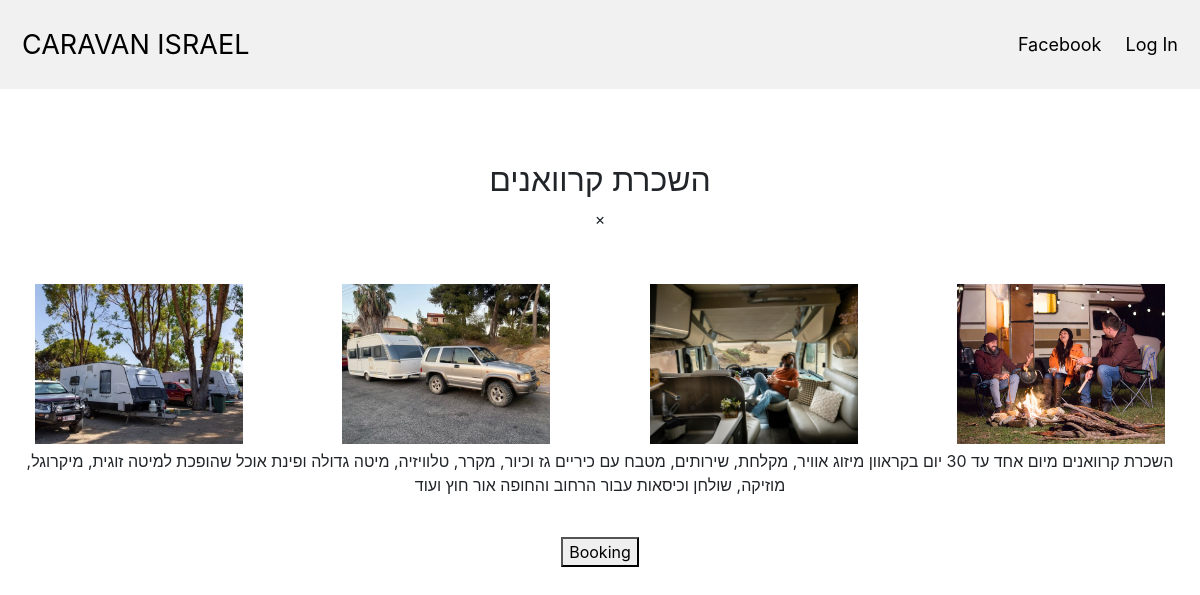
Page /product/6 on the committed database.
### app.py (models this page shows, shortened)
class Item(db.Model):
    id = db.Column(db.Integer, primary_key=True)
    title = db.Column(db.String(100), nullable=False)
    price = db.Column(db.Integer, nullable=False)
    image1 = db.Column(db.String(120), default='image1.jpg')
    image2 = db.Column(db.String(120), default='image2.jpg')
    image3 = db.Column(db.String(120), default='image3.jpg')
    image4 = db.Column(db.String(120), default='image4.jpg')
    text = db.Column(db.String(100), nullable=False)
    isActive = db.Column(db.Boolean, default=True)

### app.py (the view)
@app.route('/product/<id>')
def product(id):
    item = Item.query.filter_by(id=id)
    return render_template('view-product.html', data=item)

### templates/view-product.html (shortened to what this page needs)
{% extends 'base.html' %}
{% block body %}
    {% for el in data %}
<br><br><br>
<div class="card-columns-view ">
<div class="card-view">
<div style="text-align:center">
  <h2>{{ el.title }}</h2>
</div>
<div class="container">
  <span onclick="this.parentElement.style.display='none'" class="closebtn">&times;</span>
</div>
  <br>
  <div style="width=70%;" class="row">
  <div class="column">
    <img  src="{{ url_for('display_image', filename='/'+el.image1) }}"  style="width:13rem; height:10rem; object-fit: cover;" onclick="myFunction(this);">
  </div>
  <div class="column">
    <img src="{{ url_for('display_image', filename='/'+el.image2) }}"  style="width:13rem; height:10rem; object-fit: cover;" onclick="myFunction(this);">
  </div>
  <div class="column">
    <img src="{{ url_for('display_image', filename='/'+el.image3) }}"  style="width:13rem; height:10rem; object-fit: cover;" onclick="myFunction(this);">
  </div>
  <div class="column">
    <img src="{{ url_for('display_image', filename='/'+el.image4) }}"  style="width:13rem; height:10rem; object-fit: cover;" onclick="myFunction(this);">
  </div>
</div>
  <p style="text-align:center">{{ el.text }}</p>
<br>
  <button class="center" onclick="window.location.href ='https://wa.me/+972535660122/?text=Hello';">Booking</button>
</div>
  </div>
<br><br>
   {% endfor %}
{% endblock %}

### templates/base.html (shortened to what this page needs)
<!DOCTYPE html>
<html>
<head>
<link rel="stylesheet" href="https://cdn.jsdelivr.net/npm/bootstrap@4.6.1/dist/css/bootstrap.min.css">
<link rel="stylesheet" href="../static/style.css">
</head>
<body>
<div class="header">
  <a href="/" class="logo">CARAVAN ISRAEL</a>
  <div class="header-right">
          <a href="https://www.facebook.com/profile.php?id=100011087831015">Facebook</a>
    <a href="/login">Log In</a>
  </div>
</div>
    {% block body %}
    {% endblock %}
</body>
</html>

### static/style.css (style rules this page uses)
body { text-align: center; }
.header { overflow: hidden; background-color: #f1f1f1; padding: 20px 10px; }
.header a { float: left; color: black; text-align: center; padding: 12px; text-decoration: none; font-size: 18px; line-height: 25px; border-radius: 4px; }
.header a.logo { font-size: 27px; }
.header-right { float: right; }
.column { float: center; width: 25%; padding:5px; }
.row:after { content: ""; display: table; clear: both; }

### rows in the picture
Item: title "השכרת קרוואנים", image1 (picture), image2 (picture), image3 (picture), image4 (picture), text "השכרת קרוואנים מיום אחד עד 30 יום בקראוון מיזוג אוויר, מקלחת, שירותים, מטבח עם כיריים גז וכיור, מקרר, טלוויזיה, מיטה גדולה ופינת אוכל שהופכת למיטה זוגית, מיקרוגל, מוזיקה, שולחן וכיסאות עבור הרחוב והחופה אור חוץ ועוד"
